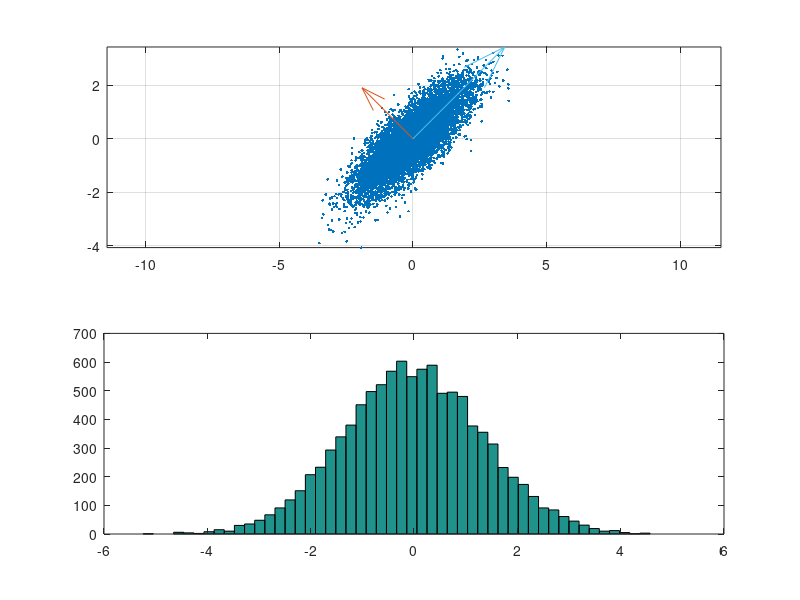

This chart was generated by the following MATLAB code:
s=[1 0.8;0.8 1];
x=mvnrnd(zeros(10000,2),s);
subplot(2,1,1)
plot(x(:,1),x(:,2),'.');hold on;
axis equal;
grid on;
[V,D]=eig(s);
newx=x*V(:,2);
vd=V*D;
quiver(0,0,vd(1,1)*15,vd(2,1)*15);
quiver(0,0,vd(1,2)*3,vd(2,2)*3);
subplot(2,1,2)
hist(newx,50);